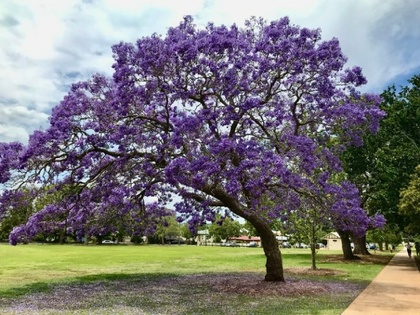
%> input picture cpp proyects/jacaranda.jpg, 420 x 315 px, shrunk from 688 x 516 before the run, given in place of fondo2.jpg, which was not available
$ octave practica_5_v1.m   (GNU Octave 9; MATLAB toolbox functions it lacks are replaced by stand-ins)
%> lines starting %> are read from the running program, lines starting %| are printed output that depends on the picture; pictures that were not available may be replaced by others from this repository, and a replacement may not be noted
% Leer la imagen
imagen = imread('fondo2.jpg');
%> imagen is the input picture: size 315x420x3 uint8; mean R, G, B 122.9, 121.1, 120.2

% Extraer las componentes de la imagen RGB
rojo = imagen(:,:,1);
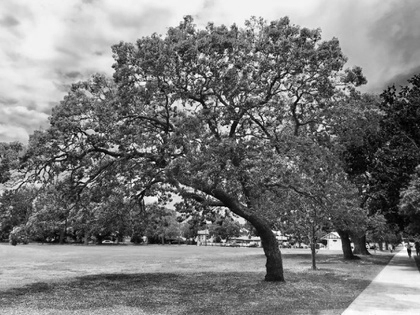
%> rojo: size 315x420 uint8; min 0, max 255, mean 122.9
verde = imagen(:,:,2);
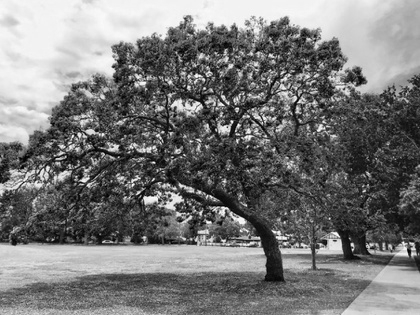
%> verde: size 315x420 uint8; min 0, max 255, mean 121.1
azul = imagen(:,:,3);
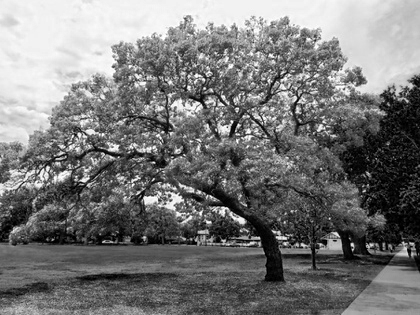
%> azul: size 315x420 uint8; min 0, max 255, mean 120.2

% Pedir al usuario los valores mínimo y máximo de píxel para la compresión/expansión
prompt = {'Ingrese el valor mínimo de píxel para la compresión/expansión: ', ...
          'Ingrese el valor máximo de píxel para la compresión/expansión: '};
dlgtitle = 'Valores de compresión/expansión';
dims = [1 35];
valores = inputdlg(prompt,dlgtitle,dims)
%> the answer given: 3
%> the answer given: 3

min_pixel = uint8(str2double(valores{1}));
max_pixel = uint8(str2double(valores{2}));
%Sacando minimos y maximos por capa
maxorR=0;
minorR=255;
maxorG=0;
minorG=255;
maxorB=0;
minorB=255;

for i = 1:size(imagen,1)
    for j = 1:size(imagen,2)
        if rojo(i,j)< minorR
            minorR= rojo(i,j);
        end
        if verde(i,j)< minorG
            minorG= verde(i,j);
        end
        if azul(i,j)< minorB
            minorB= azul(i,j);
        end

        if rojo(i,j)> maxorR
            maxorR= rojo(i,j);
        end

        if verde(i,j)> maxorG
            maxorG= verde(i,j);
        end

        if azul(i,j)> maxorB
            maxorB= azul(i,j);
        end

    end
end
%> after the loop, maxorB = 255; maxorG = 255; maxorR = 255; minorB = 0; minorG = 0; minorR = 0

imgR=zeros(size(imagen,1), size(imagen,2));
imgG=zeros(size(imagen,1), size(imagen,2));
imgB=zeros(size(imagen,1), size(imagen,2));
% Comprimir o expandir el histograma de cada componente
denR=double(double(maxorR)-double(minorR));
%> denR = 255
denG=double(double(maxorG)-double(minorG));
%> denG = 255
denB=double(double(maxorB)-double(minorB));
%> denB = 255
k=double(double(max_pixel)-double(min_pixel));
for i = 1:size(imagen,1)
    for j = 1:size(imagen,2)
        a=double(rojo(i,j));
        imgR(i,j) = (((a-double(minorR))/denR)*(k))+double(min_pixel);
        b=double(verde(i,j));
        imgG(i,j) = (((b-double(minorG))/denG)*(k))+double(min_pixel);
        c=double(azul(i,j));
        imgB(i,j) = (((c-double(minorB))/denB)*(k))+double(min_pixel);
    end
end
%> imgB: size 315x420 double; every value is 3

% Unir las componentes de la imagen RGB
imagen_comp_exp = cat(3, uint8(imgR), uint8(imgG), uint8(imgB));
%> imagen_comp_exp: size 315x420x3 uint8; every value is 3

% Mostrar la imagen original y la imagen con el histograma comprimido/expandido
subplot(2,1,1)
imshow(imagen)
title('Imagen original')
subplot(2,1,2)
imshow(imagen_comp_exp)
title(sprintf('Imagen con histograma comprimido/expandido de %d a %d', min_pixel, max_pixel))

% Mostrar los histogramas de cada componente de la imagen original y la imagen con el histograma comprimido/expandido
figure
subplot(2,3,1)
imhist(imagen(:,:,1))
title('Histograma del canal rojo (original)')
subplot(2,3,2)
imhist(imagen(:,:,2))
title('Histograma del canal verde (original)')
subplot(2,3,3)
imhist(imagen(:,:,3))
title('Histograma del canal azul (original)')
subplot(2,3,4)
imhist(imagen_comp_exp(:,:,1))
title(sprintf('Histograma del canal rojo\ncon histograma comprimido/expandido de %d a %d', min_pixel, max_pixel))
subplot(2,3,5)
imhist(imagen_comp_exp(:,:,2))
title(sprintf('Histograma del canal verde\ncon histograma comprimido/expandido de %d a %d', min_pixel, max_pixel))
subplot(2,3,6)
imhist(imagen_comp_exp(:,:,3))
title(sprintf('Histograma del canal azul\ncon histograma comprimido/expandido de %d a %d', min_pixel, max_pixel))
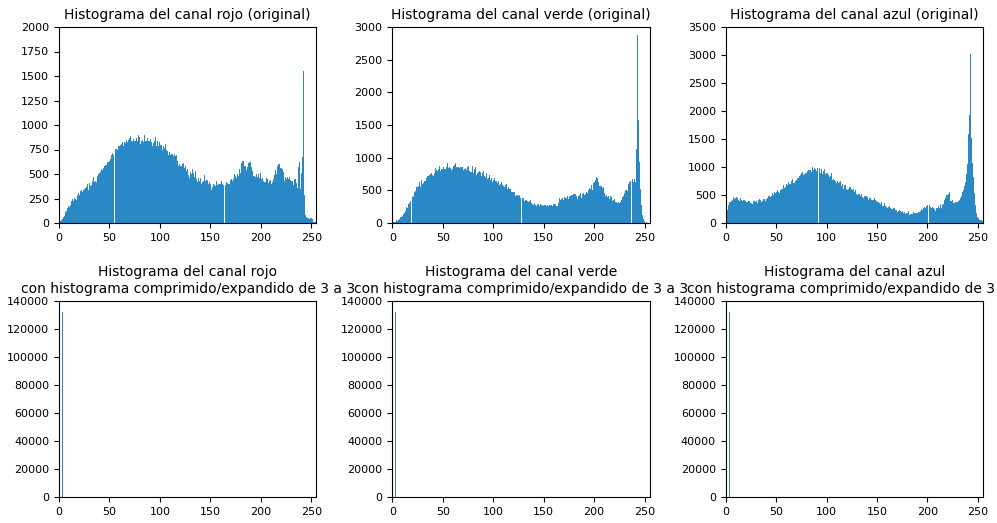
%> figure redrawn from the program's plot data, 6 panels; panel 1: highest point at x = 242, y = 1551; panel 2: highest point at x = 242, y = 2876; panel 3: highest point at x = 242, y = 3017; panel 4: highest point at x = 3, y = 132300
